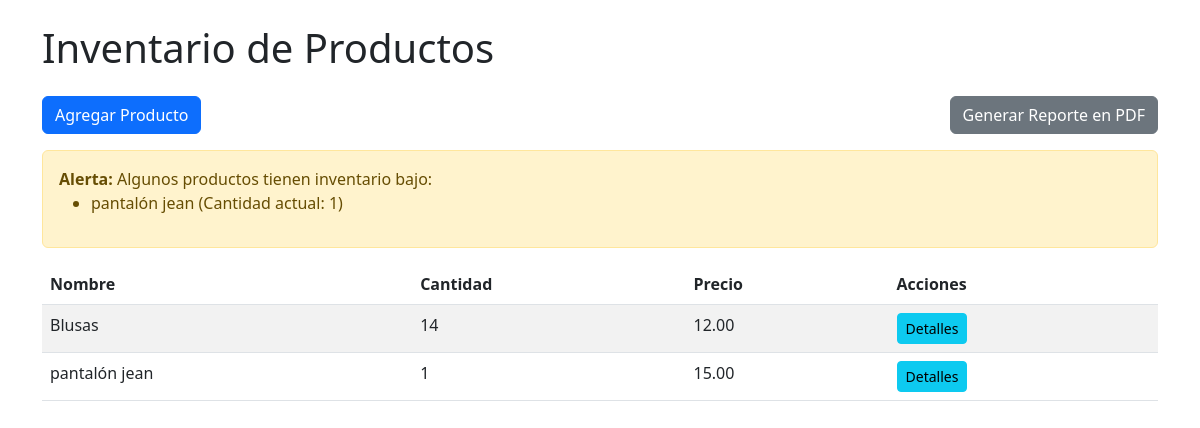
Before: / with the older database file.
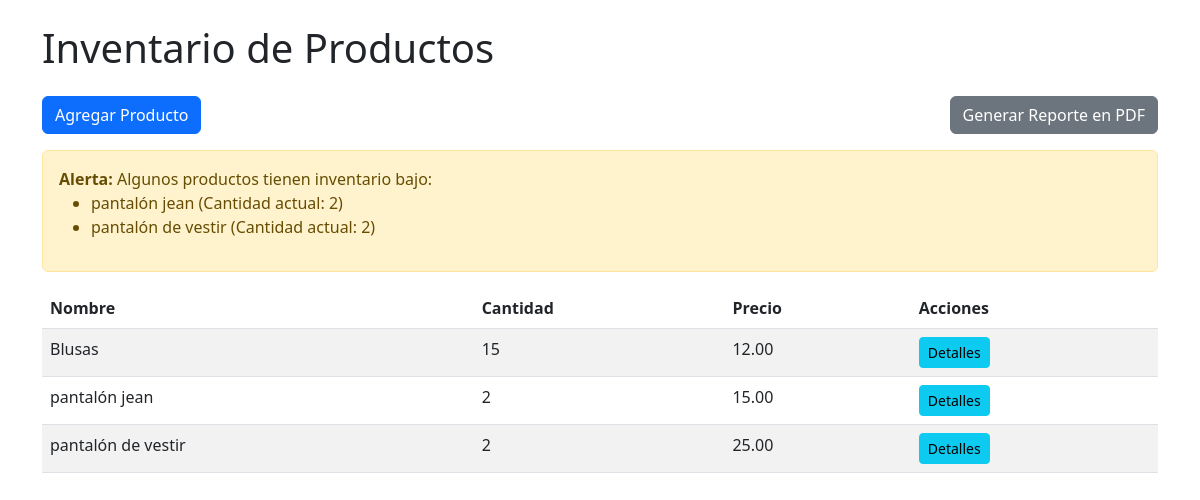
After: the same page with the newer database file.
### inventario/models.py (models this page shows, shortened)
class Producto(models.Model):
    nombre = models.CharField(max_length=100)
    descripcion = models.TextField(blank=True, null=True)
    cantidad = models.PositiveIntegerField(default=0)
    precio = models.DecimalField(max_digits=10, decimal_places=2)
    fecha_agregado = models.DateTimeField(auto_now_add=True)
    cantidad_minima = models.IntegerField(default=5)  # Cantidad mínima de inventario
    imagen = models.ImageField(upload_to='productos/', blank=True, null=True)
    def inventario_bajo(self):
        return self.cantidad < self.cantidad_minima

### inventario/views.py (the view)
# urls.py: path('', views.lista_productos, name='lista_productos'),
def lista_productos(request):
    productos = Producto.objects.all()
    productos_bajo_inventario = [p for p in productos if p.inventario_bajo()]
    return render(request, 'inventario/lista_productos.html', {
        'productos': productos,
        'productos_bajo_inventario': productos_bajo_inventario,
    })

### inventario/templates/inventario/lista_productos.html (shortened to what this page needs)
<!DOCTYPE html>
<html lang="es">
<head>
    <link rel="stylesheet" href="https://cdn.jsdelivr.net/npm/bootstrap@5.3.0/dist/css/bootstrap.min.css">
</head>
<body>
<div class="container my-4">
    <h1 class="mb-4">Inventario de Productos</h1>
    <div class="d-flex justify-content-between mb-3">
        <a href="{% url 'agregar_producto' %}" class="btn btn-primary">Agregar Producto</a>
        <a href="{% url 'generar_reporte' %}" class="btn btn-secondary">Generar Reporte en PDF</a>
    </div>
    {% if productos_bajo_inventario %}
        <div class="alert alert-warning" role="alert">
            <strong>Alerta:</strong> Algunos productos tienen inventario bajo:
            <ul>
                {% for producto in productos_bajo_inventario %}
                    <li>{{ producto.nombre }} (Cantidad actual: {{ producto.cantidad }})</li>
                {% endfor %}
            </ul>
        </div>
    {% endif %}
    <table class="table table-striped">
        <thead>
            <tr>
                <th>Nombre</th>
                <th>Cantidad</th>
                <th>Precio</th>
                <th>Acciones</th>
            </tr>
        </thead>
        <tbody>
            {% for producto in productos %}
                <tr>
                    <td>{{ producto.nombre }}</td>
                    <td>{{ producto.cantidad }}</td>
                    <td>{{ producto.precio }}</td>
                    <td>
                        <a href="{% url 'detalle_producto' producto.pk %}" class="btn btn-info btn-sm">Detalles</a>
                    </td>
                </tr>
            {% endfor %}
        </tbody>
    </table>
</div>
</body>
</html>

Changed rows visible on the page:
changed Producto "pantalón jean": cantidad "1" → "2"
added Producto: nombre "pantalón de vestir", cantidad "2", precio "25.00"
changed Producto "Blusas": cantidad "14" → "15"
